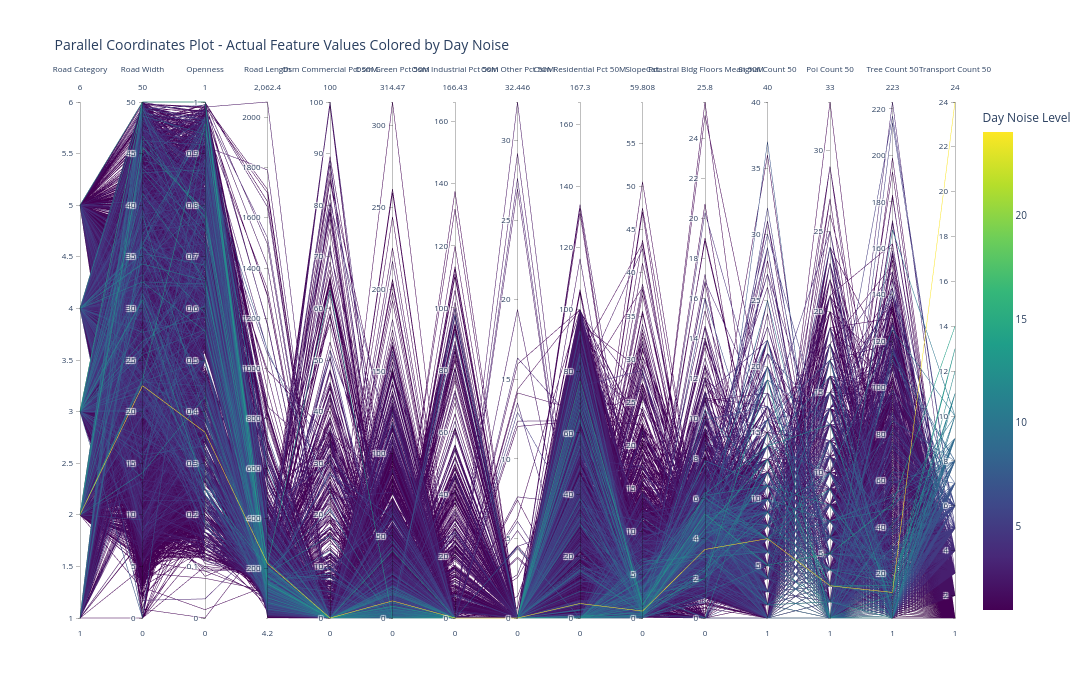

Notebook code for this chart:
### Markdown cell above
### Day Noise

### Code cell
# Create parallel coordinates plot for day noise
fig_day = px.parallel_coordinates(
    dataset,
    dimensions=[col for col in numeric_cols],
    color='noise_day' if 'noise_day' in numeric_cols else numeric_cols[-1],
    color_continuous_scale='Viridis',
    labels={col: col.replace('_', ' ').title() for col in numeric_cols},
    title='Parallel Coordinates Plot - Actual Feature Values Colored by Day Noise',
    height=700,
    width=1400
)

fig_day.update_layout(
    font=dict(size=10),
    coloraxis_colorbar=dict(title="Day Noise Level")
)

fig_day.show()

### Figure 1 — Plotly figure (JSON) as saved in the notebook; plotly's stock layout.template omitted (floating-point values rounded to 4 significant figures; data arrays with more than 128 entries replaced by an {"elided": "..."} marker saying what was removed)
{"data": [{"dimensions": [{"label": "Road Category", "values": {"elided": "16772 int values"}}, {"label": "Road Width", "values": {"elided": "16772 float values"}}, {"label": "Openness", "values": {"elided": "16772 float values"}}, {"label": "Road Length", "values": {"elided": "16772 float values"}}, {"label": "Osm Commercial Pct 50M", "values": {"elided": "16772 float values"}}, {"label": "Osm Green Pct 50M", "values": {"elided": "16772 float values"}}, {"label": "Osm Industrial Pct 50M", "values": {"elided": "16772 float values"}}, {"label": "Osm Other Pct 50M", "values": {"elided": "16772 float values"}}, {"label": "Osm Residential Pct 50M", "values": {"elided": "16772 float values"}}, {"label": "Slope Pct", "values": {"elided": "16772 float values"}}, {"label": "Catastral Bldg Floors Mean 50M", "values": {"elided": "16772 float values"}}, {"label": "Signal Count 50", "values": {"elided": "16772 int values"}}, {"label": "Poi Count 50", "values": {"elided": "16772 int values"}}, {"label": "Tree Count 50", "values": {"elided": "16772 int values"}}, {"label": "Transport Count 50", "values": {"elided": "16772 int values"}}], "domain": {"x": [0, 1], "y": [0, 1]}, "line": {"color": {"elided": "16772 int values"}, "coloraxis": "coloraxis"}, "name": "", "type": "parcoords"}], "layout": {"coloraxis": {"colorbar": {"title": {"text": "Day Noise Level"}}, "colorscale": [[0, "#440154"], [0.1111, "#482878"], [0.2222, "#3e4989"], [0.3333, "#31688e"], [0.4444, "#26828e"], [0.5556, "#1f9e89"], [0.6667, "#35b779"], [0.7778, "#6ece58"], [0.8889, "#b5de2b"], [1, "#fde725"]]}, "font": {"size": 10}, "height": 700, "legend": {"tracegroupgap": 0}, "title": {"text": "Parallel Coordinates Plot - Actual Feature Values Colored by Day Noise"}, "width": 1400}}
